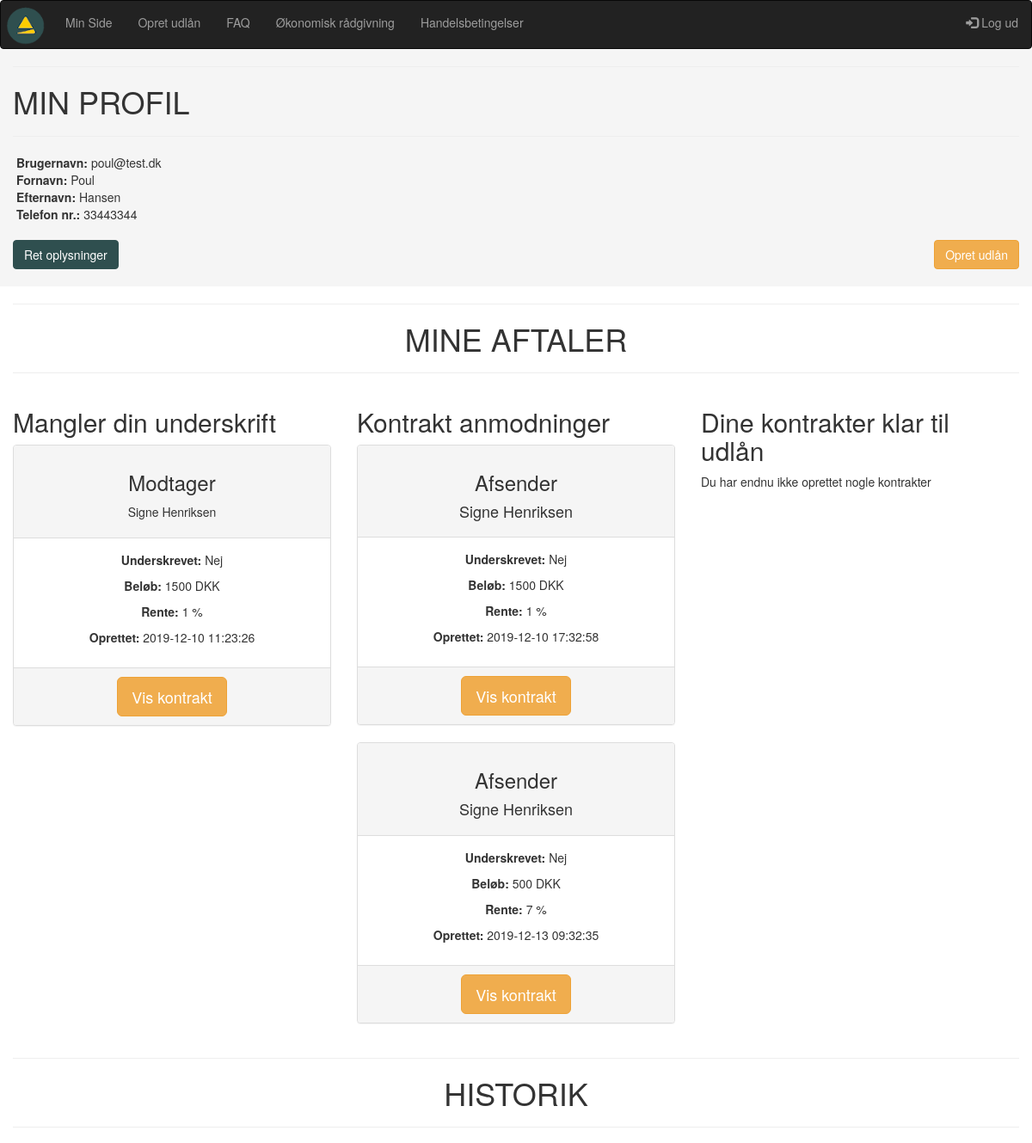
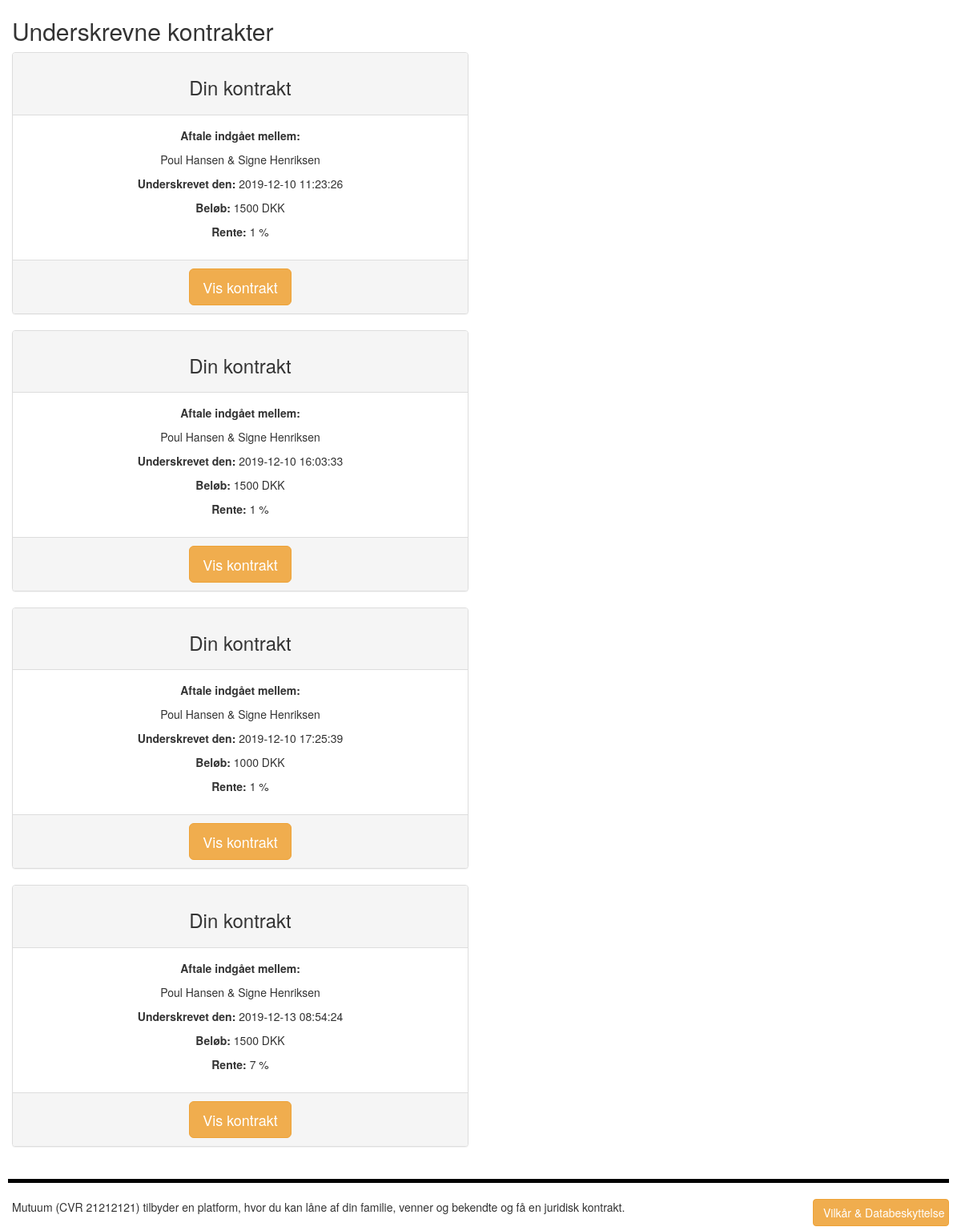
Screenshot of /minside.php (signed in) with the database file from the repository (2 pictures, top to bottom).
### tables this page shows
CREATE TABLE IF NOT EXISTS `users` (
  `user_id` int(10) NOT NULL AUTO_INCREMENT,
  `fornavn` varchar(40) NOT NULL,
  `efternavn` varchar(40) NOT NULL,
  `mobil` int(12) NOT NULL,
  `mail` varchar(80) NOT NULL,
  `password` varchar(200) NOT NULL,
  PRIMARY KEY (`user_id`),
  UNIQUE KEY `mail` (`mail`),
  UNIQUE KEY `user_id` (`user_id`)
);

CREATE TABLE IF NOT EXISTS `kontrakt` (
  `kontrakt_id` int(10) NOT NULL AUTO_INCREMENT,
  `laangiver_user_id` int(10) NOT NULL,
  `laantager_user_id` int(10) NOT NULL,
  `kontraktbrud_id` tinyint(4) NOT NULL,
  `rente_id` tinyint(4) NOT NULL,
  `beloeb_id` tinyint(4) NOT NULL,
  `bindingsperiode_id` tinyint(4) NOT NULL,
  `maanedlig_afdrag` float NOT NULL,
  `laangiver_underskrift_id` varchar(40) DEFAULT NULL,
  `reg_underskrift_1` timestamp NOT NULL DEFAULT CURRENT_TIMESTAMP ON UPDATE CURRENT_TIMESTAMP,
  `laantager_underskrift_id` varchar(40) DEFAULT NULL,
  `reg_underskrift_2` timestamp NOT NULL DEFAULT CURRENT_TIMESTAMP ON UPDATE CURRENT_TIMESTAMP,
  `gebyr_id` tinyint(4) NOT NULL,
  PRIMARY KEY (`kontrakt_id`)
);

CREATE TABLE IF NOT EXISTS `beloeb` (
  `beloeb_id` tinyint(4) NOT NULL AUTO_INCREMENT,
  `beloeb` int(10) NOT NULL,
  `enhed_key` varchar(11) NOT NULL DEFAULT '1',
  PRIMARY KEY (`beloeb_id`)
);

CREATE TABLE IF NOT EXISTS `rente` (
  `rente_id` tinyint(4) NOT NULL AUTO_INCREMENT,
  `rente` float NOT NULL,
  `enhed_key` varchar(11) NOT NULL DEFAULT '2',
  PRIMARY KEY (`rente_id`)
);

### minside.php (the view, shortened to what this page needs)
<?php
require_once("includes/header.php");
$user_id = $_SESSION['user_id'];
?>
    <div class="container-fluid">
        <div class="row">
            <div class="col-xs-12 col-sm-12 col-md-12 col-lg-12 col-xl-12 minprofilpaaminside">
                <hr>
                <h1>MIN PROFIL</h1>
                <hr>
                <?php
            $udfyld = "SELECT mail, fornavn, efternavn, mobil FROM users WHERE user_id = '$user_id'";
                $result = mysqli_query($con, $udfyld);
                $row = mysqli_num_rows($result);
                    if ($row > 0) {
                    while($row = mysqli_fetch_assoc($result)) {
                    echo "&nbsp;<strong>Brugernavn:</strong> " . $row['mail'] . "<br>&nbsp;<strong>Fornavn:</strong> " . $row['fornavn'] . "<br>&nbsp;<strong>Efternavn:</strong> " . $row['efternavn'] . "<br>&nbsp;<strong>Telefon nr.:</strong> " . $row['mobil'] . "<br><br>";
                    }
                    } else {
                        echo "";
                        }
        ?>
                <a href="retoplysninger.php" id="vispamobil" ><button class="btn btn-warning mutuumknap">Ret oplysninger</button></a>
                <a href="opretkontrakt.php"><button class="btn btn-warning pull-right">Opret udlån</button></a>
                <br>
                <br>
            </div>
        </div>
        <div class="row">
            <div class="col-xs-12 col-sm-12 col-md-12 col-lg-12 col-xl-12 text-center">
                    <hr>
                    <h1>MINE AFTALER</h1>
                    <hr>
            </div>
            <div class="col-xs-12 col-sm-4 col-md-4 col-lg-4 col-xl-4">
                <h2>Mangler din underskrift</h2>
                <?php
            $query1 = "SELECT * FROM kontrakt WHERE laangiver_underskrift_id = '1' AND laangiver_user_id = '$user_id' AND laantager_underskrift_id = '1'";
                $result1 = mysqli_query($con, $query1);
                $row1 = mysqli_num_rows($result1);
                    if($row1 > 0){
                    while($row1 = mysqli_fetch_assoc($result1)){
                        $modtageruser_id = $row1['laantager_user_id'];
                        $dato_underskrift_laangiver = $row1['reg_underskrift_1'];
                        $beloebforkontrakt = $row1['beloeb_id'];
                        $renteforkontrakt = $row1['rente_id'];
                        $kontrakt_id2 = $row1['kontrakt_id'];
                $query11 = "SELECT * FROM beloeb WHERE beloeb_id = '$beloebforkontrakt'";
                    $result11 = mysqli_query($con, $query11);
                    $row11 = mysqli_fetch_assoc($result11);
                    $beloebValue = $row11['beloeb'];
                $query111 = "SELECT * FROM rente WHERE rente_id = '$renteforkontrakt'";
                    $result111 = mysqli_query($con, $query111);
                    $row111 = mysqli_fetch_assoc($result111);
                    $renteValue = $row111['rente'];
                 $query1111 = "SELECT fornavn, efternavn FROM users WHERE user_id = '$modtageruser_id'";
                    $result1111 = mysqli_query($con, $query1111);
                    $row1111 = mysqli_fetch_assoc($result1111);
                    $modtagerfornavn = $row1111['fornavn'];
                    $modtagerefternavn = $row1111['efternavn'];
        ?>
                <div class="panel panel-default text-center">
                    <div class="panel-heading">
                        <h3>Modtager</h3>
                        <p><?php echo $modtagerfornavn; ?> <?php echo $modtagerefternavn; ?></p>
                    </div>
                    <div class="panel-body">
                        <p><strong>Underskrevet:</strong> Nej</p>
                        <p><strong>Beløb:</strong> <?php echo $beloebValue;?> DKK</p>
                        <p><strong>Rente: </strong> <?php echo $renteValue;?> %</p>
                        <p><strong>Oprettet:</strong> <?php echo $dato_underskrift_laangiver; ?></p>
                    </div>
                    <div class="panel-footer">
                            <a href="eva_viskontrakt.php?kontrakt_id2=<?php echo $kontrakt_id2; ?>">
                            <button class="btn btn-warning btn-lg">Vis kontrakt</button></a>
                    </div>
                </div>
                <?php
                        }} else {echo 'Du har endnu ikke modtaget nogle kontrakter';}
        ?>
            </div>
            <div class="col-xs-12 col-sm-4 col-md-4 col-lg-4 col-xl-4">
                <h2>Kontrakt anmodninger</h2>
                <?php
            $query1 = "SELECT * FROM kontrakt WHERE laangiver_underskrift_id = '2' AND laantager_user_id = '$user_id' AND laantager_underskrift_id = '1'";
                $result1 = mysqli_query($con, $query1);
                $row1 = mysqli_num_rows($result1);
                    if($row1 > 0){
                    while($row1 = mysqli_fetch_assoc($result1)){
                        $afsenderuser_id = $row1['laangiver_user_id'];
                        $dato_underskrift_laangiver = $row1['reg_underskrift_1'];
                        $beloebforkontrakt = $row1['beloeb_id'];
                        $renteforkontrakt = $row1['rente_id'];
                        $kontrakt_id2 = $row1['kontrakt_id'];
                $query11 = "SELECT * FROM beloeb WHERE beloeb_id = '$beloebforkontrakt'";
                    $result11 = mysqli_query($con, $query11);
                    $row11 = mysqli_fetch_assoc($result11);
                    $beloebValue = $row11['beloeb'];
                $query111 = "SELECT * FROM rente WHERE rente_id = '$renteforkontrakt'";
                    $result111 = mysqli_query($con, $query111);
                    $row111 = mysqli_fetch_assoc($result111);
                    $renteValue = $row111['rente'];
                $query1111 = "SELECT fornavn, efternavn FROM users WHERE user_id = '$afsenderuser_id'";
                    $result1111 = mysqli_query($con, $query1111);
                    $row1111 = mysqli_fetch_assoc($result1111);
                    $afsenderfornavn = $row1111['fornavn'];
                    $afsenderefternavn = $row1111['efternavn'];
        ?>
                <div class="panel panel-default text-center">
                    <div class="panel-heading">
                        <h3>Afsender</h3>
                        <h4><?php echo $afsenderfornavn; ?> <?php echo $afsenderefternavn; ?></h4>
                    </div>
                    <div class="panel-body">
                        <p><strong>Underskrevet:</strong> Nej</p>
                        <p><strong>Beløb:</strong> <?php echo $beloebValue;?> DKK</p>
                        <p><strong>Rente: </strong> <?php echo $renteValue;?> %</p>
                        <p><strong>Oprettet:</strong> <?php echo $dato_underskrift_laangiver; ?></p>
                    </div>
                    <div class="panel-footer">
                            <a href="eva_viskontrakt.php?kontrakt_id2=<?php echo $kontrakt_id2 ?>">
                            <button class="btn btn-warning btn-lg">Vis kontrakt</button></a>
                    </div>
                </div>
                <?php
                        }} else {echo 'Du har endnu ikke modtaget nogle kontrakter';}
        ?>
            </div>
                <div class="col-xs-12 col-sm-4 col-md-4 col-lg-4 col-xl-4">
                    <h2>Dine kontrakter klar til udlån</h2>
                    <?php
            $query2 = "SELECT * FROM kontrakt WHERE laangiver_underskrift_id = '2' AND laantager_underskrift_id = '1' AND laangiver_user_id = '$user_id'";
                $result2 = mysqli_query($con, $query2);
                $row2 = mysqli_num_rows($result2);
                    if($row2 > 0){
                    while($row2 = mysqli_fetch_assoc($result2)){
                        $modtageruser_id = $row2['laantager_user_id'];
                        $dato_underskrift_laangiver = $row2['reg_underskrift_1'];
                        $beloebforkontrakt = $row2['beloeb_id'];
                        $renteforkontrakt = $row2['rente_id'];
                        $kontrakt_id2 = $row2['kontrakt_id'];
                $query22 = "SELECT * FROM beloeb WHERE beloeb_id = '$beloebforkontrakt'";
                    $result22 = mysqli_query($con, $query22);
                    $row22 = mysqli_fetch_assoc($result22);
                    $beloebValue = $row22['beloeb'];
                $query222 = "SELECT * FROM rente WHERE rente_id = '$renteforkontrakt'";
                    $result222 = mysqli_query($con, $query222);
                    $row222 = mysqli_fetch_assoc($result222);
                    $renteValue = $row222['rente'];
                $query2222 = "SELECT fornavn, efternavn FROM users WHERE user_id = '$modtageruser_id'";
                    $result2222 = mysqli_query($con, $query2222);
                    $row2222 = mysqli_fetch_assoc($result2222);
                    $modtagerfornavn = $row2222['fornavn'];
                    $modtagerefternavn = $row2222['efternavn'];
        ?>
                    <div class="panel panel-default text-center">
                        <div class="panel-heading">
                            <h3>Venter</h3>
                            <p><?php echo $modtagerfornavn;?> <?php echo $modtagerefternavn; ?> har ikke underskrivet kontrakten endnu</p>
                        </div>
                        <div class="panel-body">
                            <p><strong>Underskrevet af dig:</strong> Ja</p>
                            <p><strong>Beløb: </strong><?php echo $beloebValue;?> DKK</p>
                            <p><strong>Rente: </strong><?php echo $renteValue;?> %</p>
                            <p><strong>Oprettet:</strong> <?php echo $dato_underskrift_laangiver; ?></p>
                        </div>
                        <div class="panel-footer">
                            <a href="eva_viskontrakt.php?kontrakt_id2=<?php echo $kontrakt_id2 ?>">
                            <button class="btn btn-warning btn-lg">Vis kontrakt</button></a>
                        </div>
                    </div>
                </div>
        </div>
        <?php
                        }} else {echo 'Du har endnu ikke oprettet nogle kontrakter';}
        ?>
    </div>
        <div class="container-fluid">
            <div class="row">
                <div class="col-xs-12 col-sm-12 col-md-12 col-lg-12 col-xl-12 text-center">
                    <hr>
                    <h1>HISTORIK</h1>
                    <hr>
                </div>
            </div>
                <div class="row">
                    <div class="col-xs-12 col-sm-12 col-md-12 col-lg-12 col-xl-12">
                        <h2>Underskrevne kontrakter</h2>
                    </div>
                </div>
                <div class="row">
                <div class="col-xs-12 col-sm-12 col-md-6 col-lg-6 col-xl-6">
                    <?php
            $query3 = "SELECT * FROM kontrakt WHERE laangiver_underskrift_id = '2' AND laantager_underskrift_id = '2' + laantager_user_id = '$user_id' OR laangiver_user_id = '$user_id' ORDER BY reg_underskrift_1";
                $result3 = mysqli_query($con, $query3);
                $row3 = mysqli_num_rows($result3);
                    if($row3 > 0){
                    while($row3 = mysqli_fetch_assoc($result3)){
                        $modtageruser_id = $row3['laantager_user_id'];
                        $afsenderuser_id = $row3['laangiver_user_id'];
                        $dato_underskrift_laangiver = $row3['reg_underskrift_1'];
                        $beloebforkontrakt = $row3['beloeb_id'];
                        $renteforkontrakt = $row3['rente_id'];
                        $kontrakt_id2 = $row3['kontrakt_id'];
                $query33 = "SELECT * FROM beloeb WHERE beloeb_id = '$beloebforkontrakt'";
                    $result33 = mysqli_query($con, $query33);
                    $row33 = mysqli_fetch_assoc($result33);
                    $beloebValue = $row33['beloeb'];
                $query333 = "SELECT * FROM rente WHERE rente_id = '$renteforkontrakt'";
                    $result333 = mysqli_query($con, $query333);
                    $row333 = mysqli_fetch_assoc($result333);
                    $renteValue = $row333['rente'];
                $query3333 = "SELECT fornavn, efternavn FROM users WHERE user_id = '$afsenderuser_id'";
                    $result3333 = mysqli_query($con, $query3333);
                    $row3333 = mysqli_fetch_assoc($result3333);
                    $afsenderfornavn = $row3333['fornavn'];
                    $afsenderefternavn = $row3333['efternavn'];
                $query33333 = "SELECT fornavn, efternavn FROM users WHERE user_id = '$modtageruser_id'";
                    $result33333 = mysqli_query($con, $query33333);
                    $row33333 = mysqli_fetch_assoc($result33333);
                    $modtagerfornavn = $row33333['fornavn'];
                    $modtagerefternavn = $row33333['efternavn'];
        ?>
                    <div class="panel panel-default text-center">
                        <div class="panel-heading">
                            <h3>Din kontrakt</h3>
                        </div>
                        <div class="panel-body">
                            <p><strong>Aftale indgået mellem:</strong></p>
                            <p><?php echo $afsenderfornavn; ?> <?php echo $afsenderefternavn; ?> &amp; <?php echo $modtagerfornavn; ?> <?php echo $modtagerefternavn; ?> </p>
                            <p><strong>Underskrevet den:</strong> <?php echo $dato_underskrift_laangiver; ?></p>
                            <p><strong>Beløb: </strong><?php echo $beloebValue;?> DKK</p>
                            <p><strong>Rente: </strong> <?php echo $renteValue;?> %</p>
                        </div>
                        <div class="panel-footer">
                            <a href="eva_viskontrakt.php?kontrakt_id2=<?php echo $kontrakt_id2 ?>">
                            <button class="btn btn-warning btn-lg">Vis kontrakt</button></a>
                        </div>
                    </div>
                    <?php
                        }} else {echo 'Du har ikke nogen aktive kontrakter';}
        ?>
                </div>
            </div>
        </div>
        <br>
        <?php
require_once("includes/footer.php");
?>

### styles/overallstyles.css (style rules this page uses)
.mutuumknap { background-color: rgb(47, 79, 79); border-color: rgb(47, 79, 79); }
.minprofilpaaminside { background-color: whitesmoke !important; }

### rows the page displays
users: mail "poul@test.dk", fornavn "Poul", efternavn "Hansen", mobil "33443344"
kontrakt: users.fornavn "Signe", users.efternavn "Henriksen", beloeb.beloeb "1500", rente.rente "1", reg_underskrift_1 "2019-12-10 11:23:26", users.fornavn "Poul", users.efternavn "Hansen"
kontrakt: users.fornavn "Signe", users.efternavn "Henriksen", beloeb.beloeb "1500", rente.rente "1", reg_underskrift_1 "2019-12-10 17:32:58"
kontrakt: users.fornavn "Signe", users.efternavn "Henriksen", beloeb.beloeb "500", rente.rente "7", reg_underskrift_1 "2019-12-13 09:32:35"
kontrakt: users.fornavn "Poul", users.efternavn "Hansen", users.fornavn "Signe", users.efternavn "Henriksen", reg_underskrift_1 "2019-12-10 16:03:33", beloeb.beloeb "1500", rente.rente "1"
kontrakt: users.fornavn "Poul", users.efternavn "Hansen", users.fornavn "Signe", users.efternavn "Henriksen", reg_underskrift_1 "2019-12-10 17:25:39", beloeb.beloeb "1000", rente.rente "1"
kontrakt: users.fornavn "Poul", users.efternavn "Hansen", users.fornavn "Signe", users.efternavn "Henriksen", reg_underskrift_1 "2019-12-13 08:54:24", beloeb.beloeb "1500", rente.rente "7"
